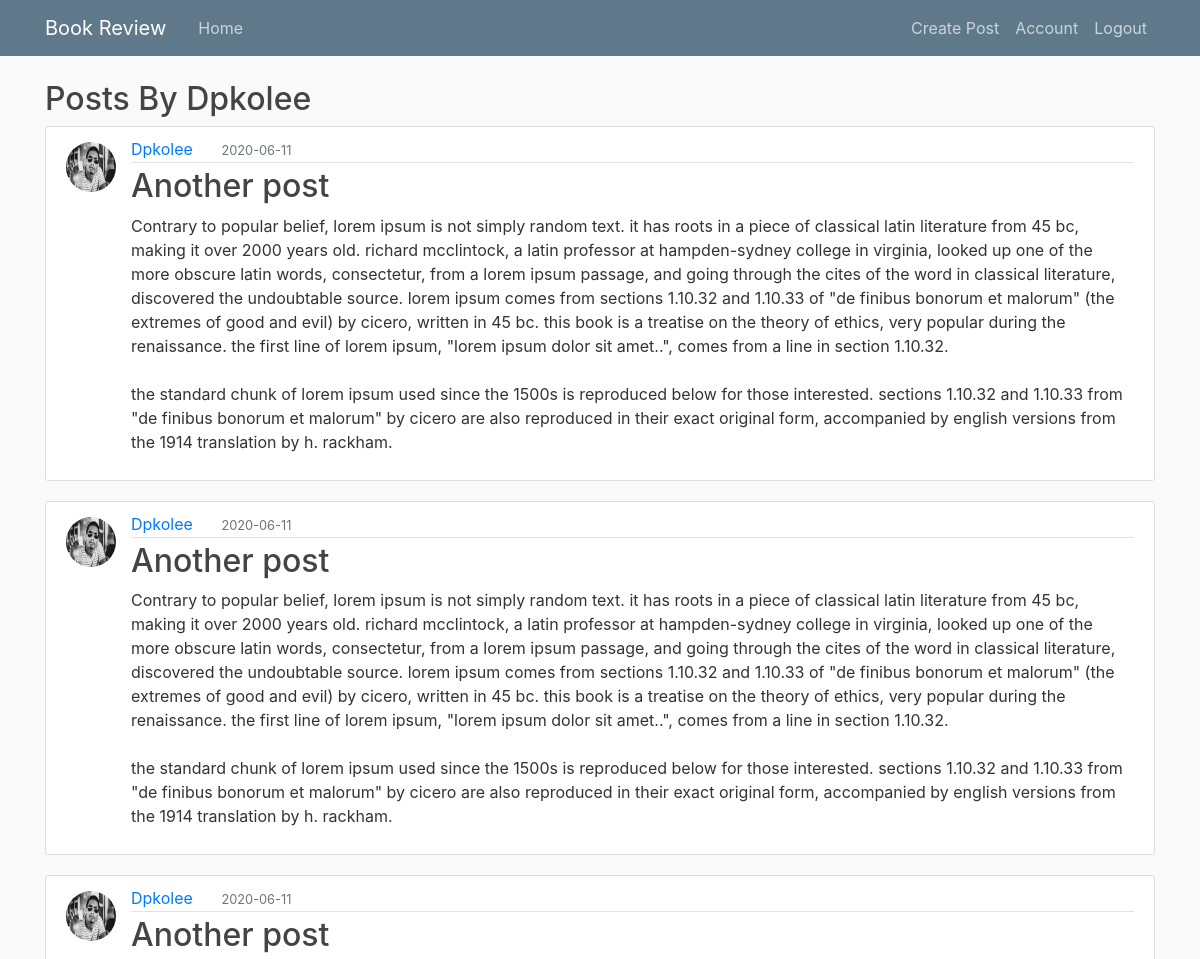
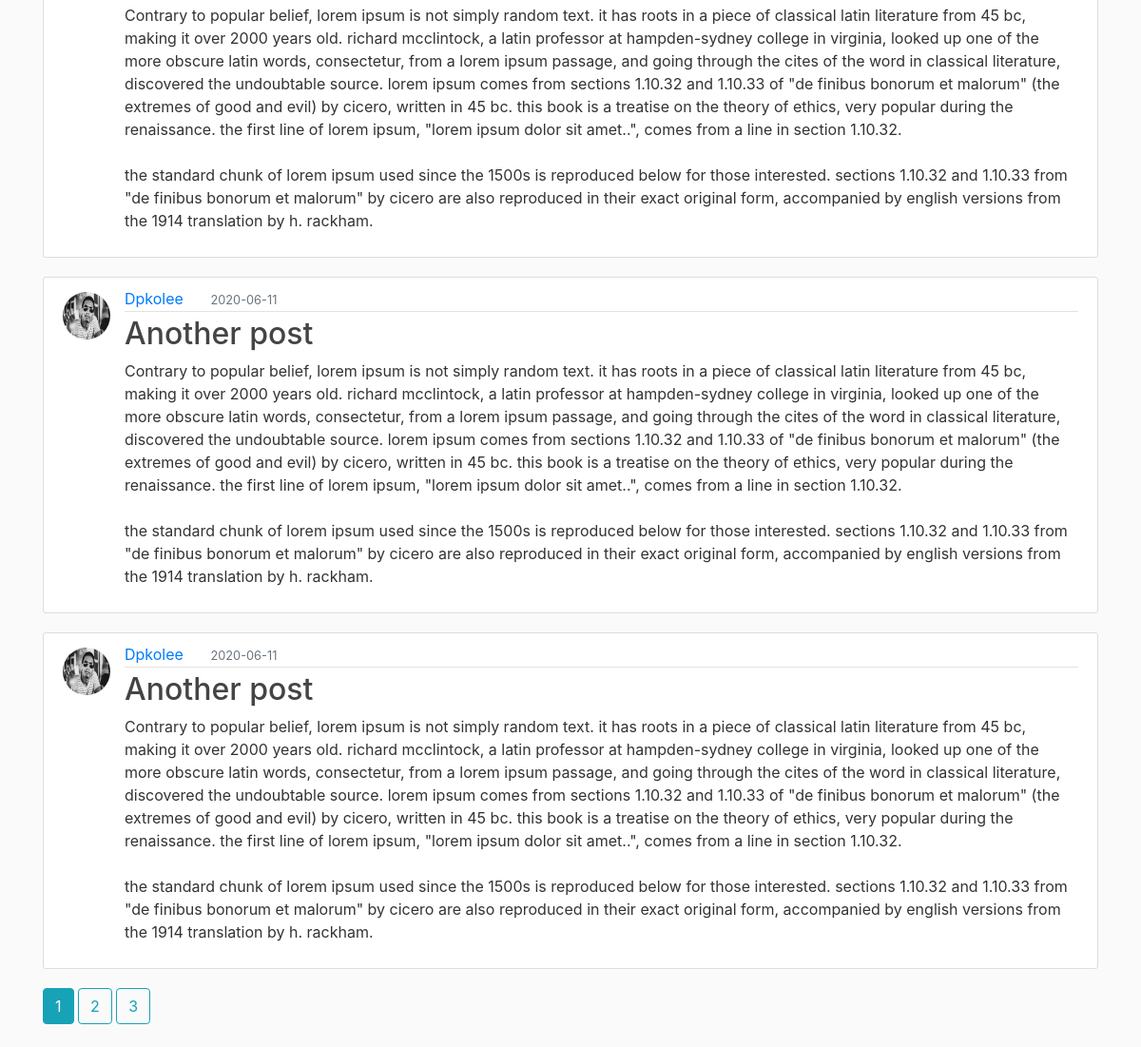
/user_post/dpkolee (signed in), run on an earlier commit of the app's database (2 pictures, top to bottom).
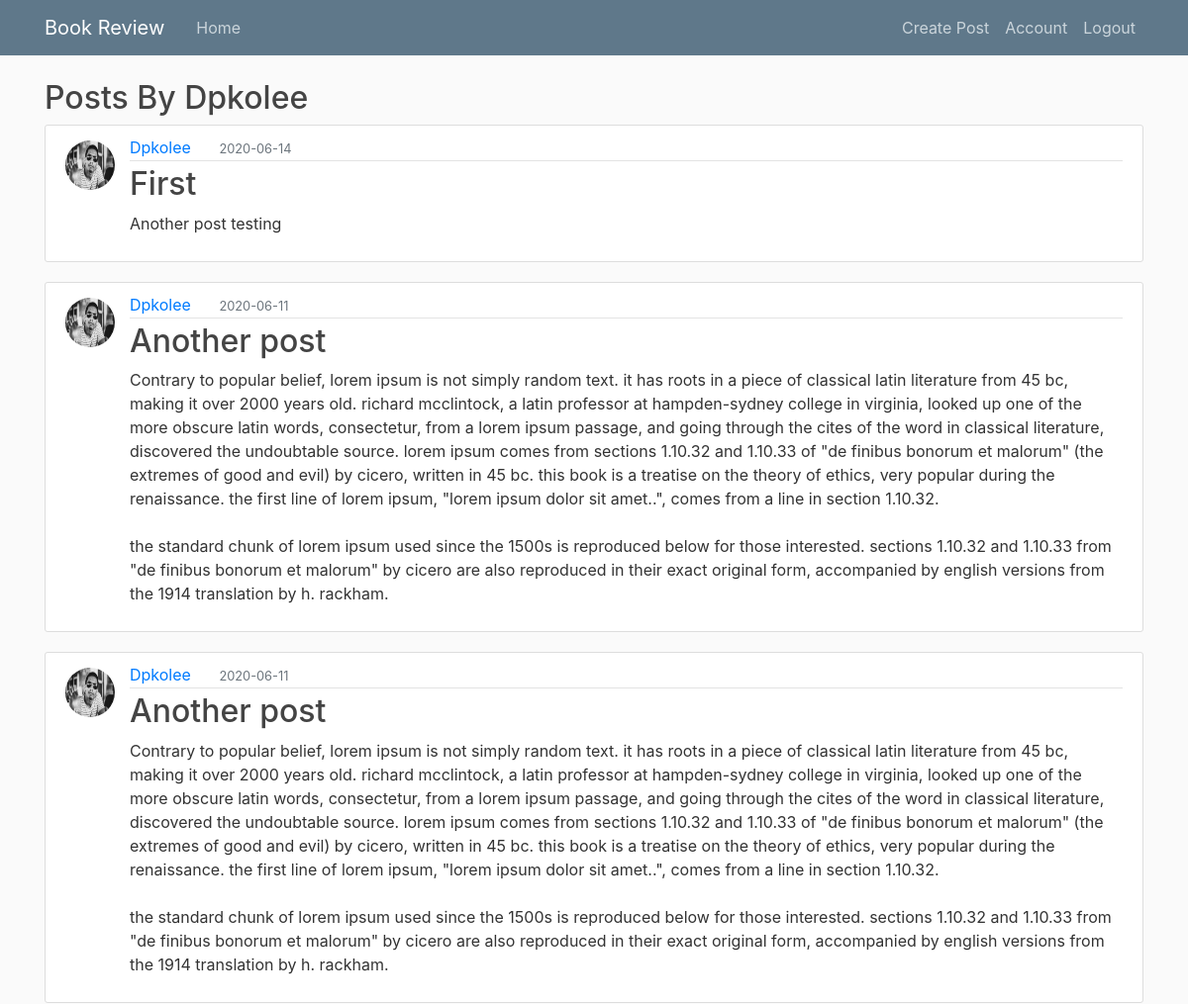
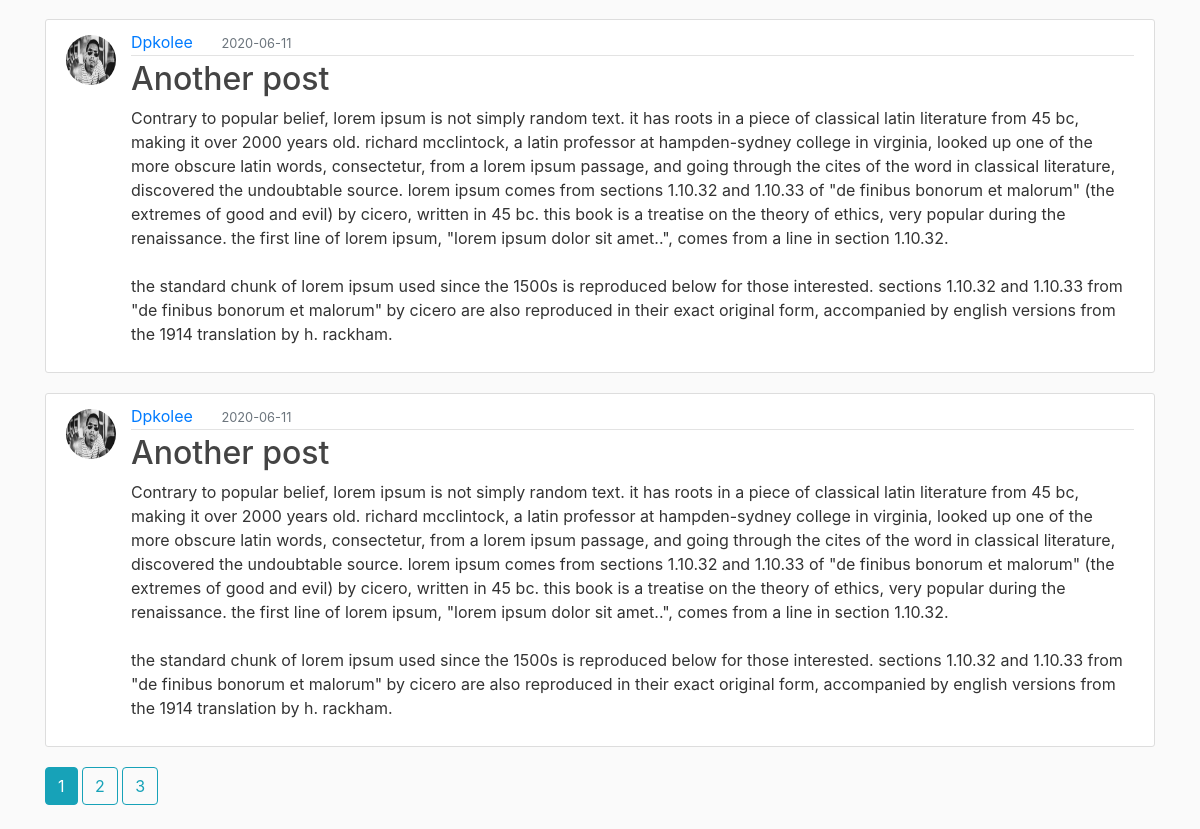
And on a later commit of the database (2 pictures, top to bottom).
### project1/model.py (models this page shows, shortened)
class Post(db.Model):
	__tablename__ = "post"
	id = db.Column(db.Integer, primary_key = True)
	title = db.Column(db.String(60), nullable = False)
	date_posted = db.Column(db.DateTime, nullable = False, default = datetime.now())
	content = db.Column(db.Text, nullable = False)
	user_id = db.Column(db.Integer, db.ForeignKey('user.id'), nullable = False )

class User(db.Model, UserMixin):
	__tablename__ = "user"
	id = db.Column(db.Integer, primary_key=True)
	username = db.Column(db.String(20), unique = True, nullable=False)
	email = db.Column(db.String(120), unique =True,  nullable=False)
	image_file = db.Column(db.String(40), nullable=False, default = 'default.jpg')
	password = db.Column(db.String(60), nullable=False)
	posts = db.relationship('Post', backref ='author', lazy = True)

### project1/users/routes.py (the view)
@users.route("/user_post/<string:username>", methods =['GET','POST'] )
@login_required
def user_post(username):
	page = request.args.get('page', 1, type=int)
	user = User.query.filter_by(username=username).first_or_404()
	posts = Post.query\
		.filter_by(author=user)\
		.order_by(Post.date_posted.desc())\
		.paginate(page=page, per_page=5)
	return render_template("user_post.html", posts = posts, user = user)

### project1/model.py (called while the page is built)
@login_manager.user_loader
def load_user(user_id):
	return User.query.get(int(user_id))

### project1/templates/user_post.html
{% extends "layout.html" %}
{% block body %}
    <h2>Posts By {{ user.username.capitalize() }}</h2>
    {% for post in posts.items %}
        <article class="media content-section">
            <img class="rounded-circle article-img"
                    src="{{ url_for('static', filename = 'profile_pics/' + post.author.image_file) }}">
            <div class="media-body">
                <div class="article-metadata">
                	<a class="mr-4" href="{{ url_for('users.user_post', username=post.author.username) }}">
                        {{ post.author.username.capitalize() }}</a>
                	<small class="text-muted">{{ post.date_posted.strftime('%Y-%m-%d') }}</small>
                </div>
                <h2><a class="article-title" href="{{ url_for('posts.edit_post', post_id = post.id) }}">
                    {{ post.title.capitalize() }}</a></h2>
                <p class="article-content">{{ post.content.capitalize() }}</p>
            </div>
        </article>
    {% endfor %}
    {% for page_num in posts.iter_pages(left_edge=1, left_current=1, right_current=2, right_edge=1) %}
        {% if page_num %}
            {% if posts.page == page_num %}
                <a class="btn btn-info mb-4"
                    href="{{ url_for('users.user_post', username=user.username, page=page_num) }}">
                    {{ posts.page }}</a>
            {% else %}
                <a class="btn btn-outline-info mb-4"
                    href="{{ url_for('users.user_post', username=user.username, page=page_num) }}">
                    {{ page_num }}</a>
            {% endif %}
        {% else %}
            ...
        {% endif %}
    {% endfor %}
{% endblock %}

What changed in the data, as far as the page shows it:
no longer on this page (row unchanged): Post: image_file (picture), author.username "Dpkolee", date_posted "2020-06-11", title "Another post", content "Contrary to popular belief, lorem ipsum is not simply random text. it has roots in a piece of classical latin literature from 45 bc, making it over 2000 years old. richard mcclintock, a latin professor at hampden-sydney college in virginia, looked up one of the more obscure latin words, consectetur, from a lorem ipsum passage, and going through the cites of the word in classical literature, discovered the undoubtable source. lorem ipsum comes from sections 1.10.32 and 1.10.33 of \"de finibus bonorum et malorum\" (the extremes of good and evil) by cicero, written in 45 bc. this book is a treatise on the theory of ethics, very popular during the renaissance. the first line of lorem ipsum,…"
added Post: image_file (picture), author.username "Dpkolee", date_posted "2020-06-14", title "First", content "Another post testing"
